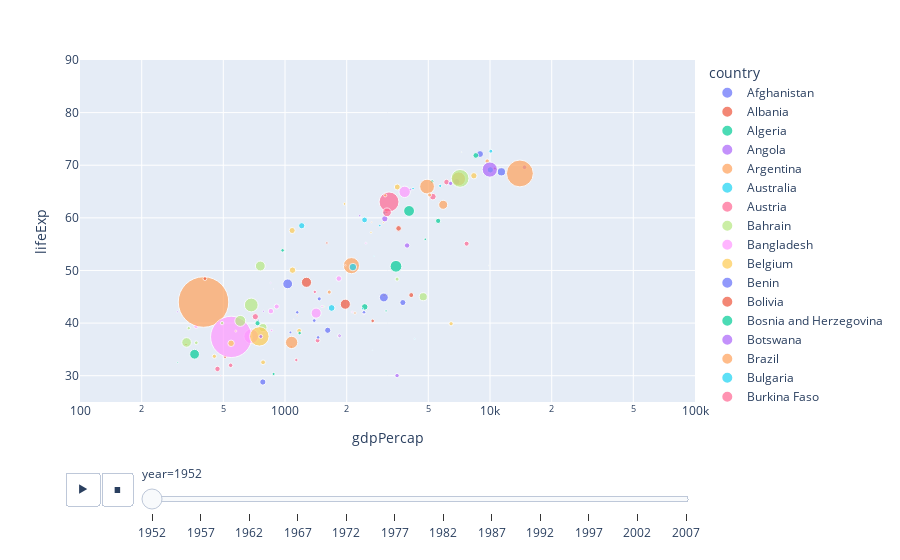

The code cell stored with this chart in its notebook:
### Code cell
fig1=px.scatter(df, x='gdpPercap', y='lifeExp',
            animation_frame='year', animation_group='continent', size='pop', 
            color='country', hover_name='country',log_x=True, size_max=55, 
            range_x=[100,100000], range_y=[25,90])
fig1.show()
